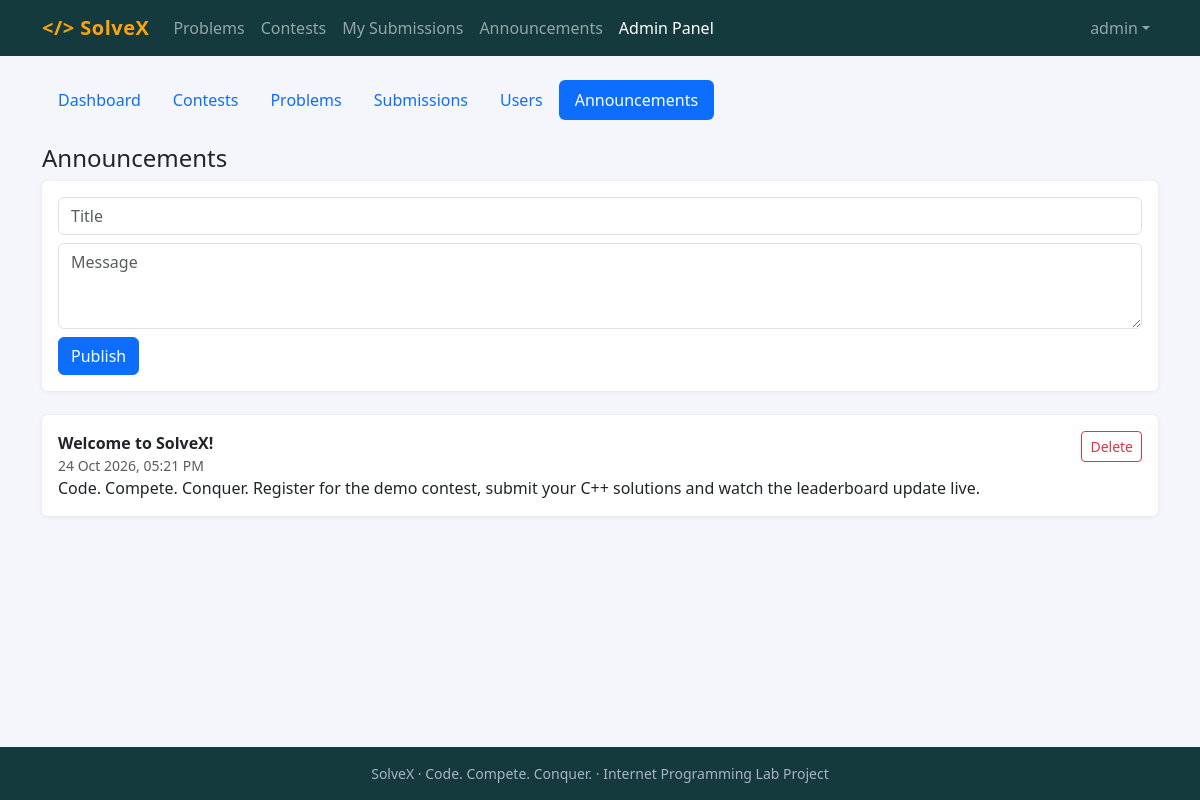
The page /admin/announcements.php (signed in) on the database its author committed.
### tables this page shows
CREATE TABLE users (
  id            INT UNSIGNED AUTO_INCREMENT PRIMARY KEY,
  full_name     VARCHAR(100) NOT NULL,
  username      VARCHAR(30)  NOT NULL UNIQUE,
  email         VARCHAR(150) NOT NULL UNIQUE,
  university_id VARCHAR(30)  NOT NULL,
  department    VARCHAR(80)  NOT NULL,
  password_hash VARCHAR(255) NOT NULL,
  role          ENUM('student','admin') NOT NULL DEFAULT 'student',
  created_at    DATETIME NOT NULL DEFAULT CURRENT_TIMESTAMP,
  INDEX idx_university_id (university_id)
);

CREATE TABLE announcements (
  id         INT UNSIGNED AUTO_INCREMENT PRIMARY KEY,
  title      VARCHAR(150) NOT NULL,
  body       TEXT NOT NULL,
  created_by INT UNSIGNED NULL,
  created_at DATETIME NOT NULL DEFAULT CURRENT_TIMESTAMP,
  FOREIGN KEY (created_by) REFERENCES users(id) ON DELETE SET NULL
);

### includes/functions.php (called while the page is built, shortened)
<?php
require_once __DIR__ . '/db.php';
function e($v): string { return htmlspecialchars((string)$v, ENT_QUOTES | ENT_SUBSTITUTE, 'UTF-8'); }
function url(string $path = ''): string { return BASE_URL . '/' . ltrim($path, '/'); }
function current_user(): ?array {
    static $u = false;
    if ($u === false) {
        $u = null;
        if (!empty($_SESSION['uid'])) {
            $u = q('SELECT id, full_name, username, email, university_id, department, role, created_at FROM users WHERE id = ?', [$_SESSION['uid']])->fetch() ?: null;
        }
    }
    return $u;
}
function require_login(): array {
    $u = current_user();
    return $u;
}
function require_admin(): array {
    $u = require_login();
    return $u;
}
function fmt_dt($s): string { return date('d M Y, h:i A', is_numeric($s) ? (int)$s : strtotime($s)); }

### includes/db.php (called while the page is built, shortened)
<?php
function db(): PDO {
    static $pdo = null;
    if ($pdo === null) {
        $pdo = new PDO('mysql:host=' . DB_HOST . ';dbname=' . DB_NAME . ';charset=utf8mb4', DB_USER, DB_PASS, [
            PDO::ATTR_ERRMODE            => PDO::ERRMODE_EXCEPTION,
            PDO::ATTR_DEFAULT_FETCH_MODE => PDO::FETCH_ASSOC,
            PDO::ATTR_EMULATE_PREPARES   => false,
        ]);
        $pdo->exec("SET time_zone = '" . DB_TZ . "'");
    }
    return $pdo;
}
function q(string $sql, array $params = []): PDOStatement {
    $st = db()->prepare($sql);
    $st->execute($params);
    return $st;
}

### admin/announcements.php (the view, shortened to what this page needs)
<?php
require __DIR__ . '/../includes/functions.php';
$admin = require_admin();
$rows = q('SELECT * FROM announcements ORDER BY id DESC')->fetchAll();
require __DIR__ . '/../includes/header.php';
require __DIR__ . '/../includes/admin_nav.php';
?>
<h4>Announcements</h4>
<form method="post" class="card card-body mb-4"><?= csrf_field() ?><input type="hidden" name="action" value="add">
  <input class="form-control mb-2" name="title" placeholder="Title" maxlength="150" required><textarea class="form-control mb-2" name="body" rows="3" placeholder="Message" required></textarea>
  <div><button class="btn btn-primary">Publish</button></div></form>
<?php foreach ($rows as $a): ?><div class="card mb-2"><div class="card-body d-flex justify-content-between"><div><div class="fw-semibold"><?= e($a['title']) ?></div><div class="small text-muted"><?= fmt_dt($a['created_at']) ?></div><div><?= nl2br(e($a['body'])) ?></div></div>
  <form method="post"><button class="btn btn-sm btn-outline-danger" data-confirm="Delete announcement?">Delete</button></form></div></div><?php endforeach; ?>
<?php require __DIR__ . '/../includes/footer.php'; ?>

### includes/header.php (shortened to what this page needs)
<?php
require_once __DIR__ . '/functions.php';
$u = current_user();
$nav = basename($_SERVER['SCRIPT_NAME'], '.php');
$in_admin = str_contains($_SERVER['SCRIPT_NAME'], '/admin/');
function nav_link(string $href, string $label, bool $active): string {
    return '<li class="nav-item"><a class="nav-link' . ($active ? ' active' : '') . '" href="' . e(url($href)) . '">' . e($label) . '</a></li>';
}
?><!doctype html>
<html lang="en">
<head>
<link href="<?= url('assets/vendor/bootstrap.min.css') ?>" rel="stylesheet">
<link href="<?= url('assets/css/style.css') ?>" rel="stylesheet">
</head>
<body>
<nav class="navbar navbar-expand-lg navbar-dark sx-nav">
  <div class="container">
    <a class="navbar-brand fw-bold" href="<?= url('index.php') ?>">&lt;/&gt; <?= APP_NAME ?></a>
    <div class="collapse navbar-collapse" id="nav">
      <ul class="navbar-nav me-auto">
        <?= nav_link('problems.php', 'Problems', $nav === 'problems' && !$in_admin) ?>
        <?= nav_link('contests.php', 'Contests', in_array($nav, ['contests', 'contest']) && !$in_admin) ?>
        <?php if ($u): ?>
          <?= nav_link('submissions.php', 'My Submissions', $nav === 'submissions' && !$in_admin) ?>
        <?php endif; ?>
        <?= nav_link('announcements.php', 'Announcements', $nav === 'announcements' && !$in_admin) ?>
        <?php if ($u && $u['role'] === 'admin'): ?>
          <?= nav_link('admin/index.php', 'Admin Panel', $in_admin) ?>
        <?php endif; ?>
      </ul>
      <ul class="navbar-nav">
        <?php if ($u): ?>
          <li class="nav-item dropdown">
            <a class="nav-link dropdown-toggle" href="#" data-bs-toggle="dropdown"><?= e($u['username']) ?></a>
          </li>
        <?php else: ?>
          <?= nav_link('login.php', 'Login', $nav === 'login') ?>
          <li class="nav-item"><a class="btn btn-sm btn-light ms-lg-2" href="<?= url('register.php') ?>">Register</a></li>
        <?php endif; ?>
      </ul>
    </div>
  </div>
</nav>
<main class="container py-4">

### assets/css/style.css (style rules this page uses)
:root { --sx-dark: #143a3d; --sx-accent: #fca311; }
body { background: #f4f6fb; min-height: 100vh; display: flex; flex-direction: column; }
main { flex: 1; }
.sx-nav { background: var(--sx-dark); }
.sx-nav .navbar-brand { color: var(--sx-accent); letter-spacing: .5px; }
.card { border: 0; box-shadow: 0 1px 4px rgba(20,33,61,.08); }

### rows shown on the page
users: username "admin"
announcements: title "Welcome to SolveX!", created_at "24 Oct 2026, 05:21 PM", body "Code. Compete. Conquer. Register for the demo contest, submit your C++ solutions and watch the leaderboard update live."

### other values the page prints
APP_NAME "SolveX"
$label "Problems Contests My Submissions Announcements Admin Panel"
$l "Dashboard"
$l "Contests"
$l "Problems"
$l "Submissions"
$l "Users"
$l "Announcements"
